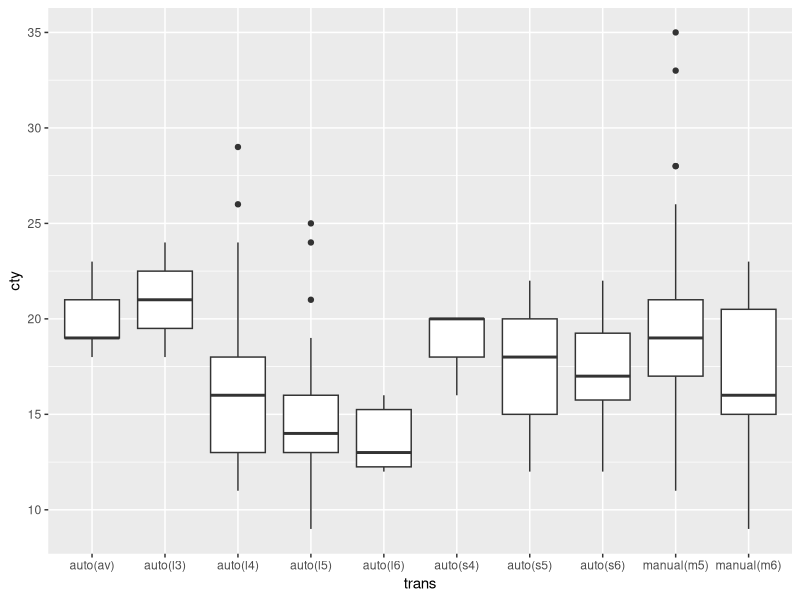

Recreate this plot in R.
## ---- chunk 1
knitr::opts_chunk$set(echo = TRUE)
## ---- chunk 2
library(tidyverse)
library(dplyr)
## ---- chunk 3
mpg
## ---- chunk 4
ggplot(mpg, aes(x=trans, y=cty)) + 
  geom_boxplot()
